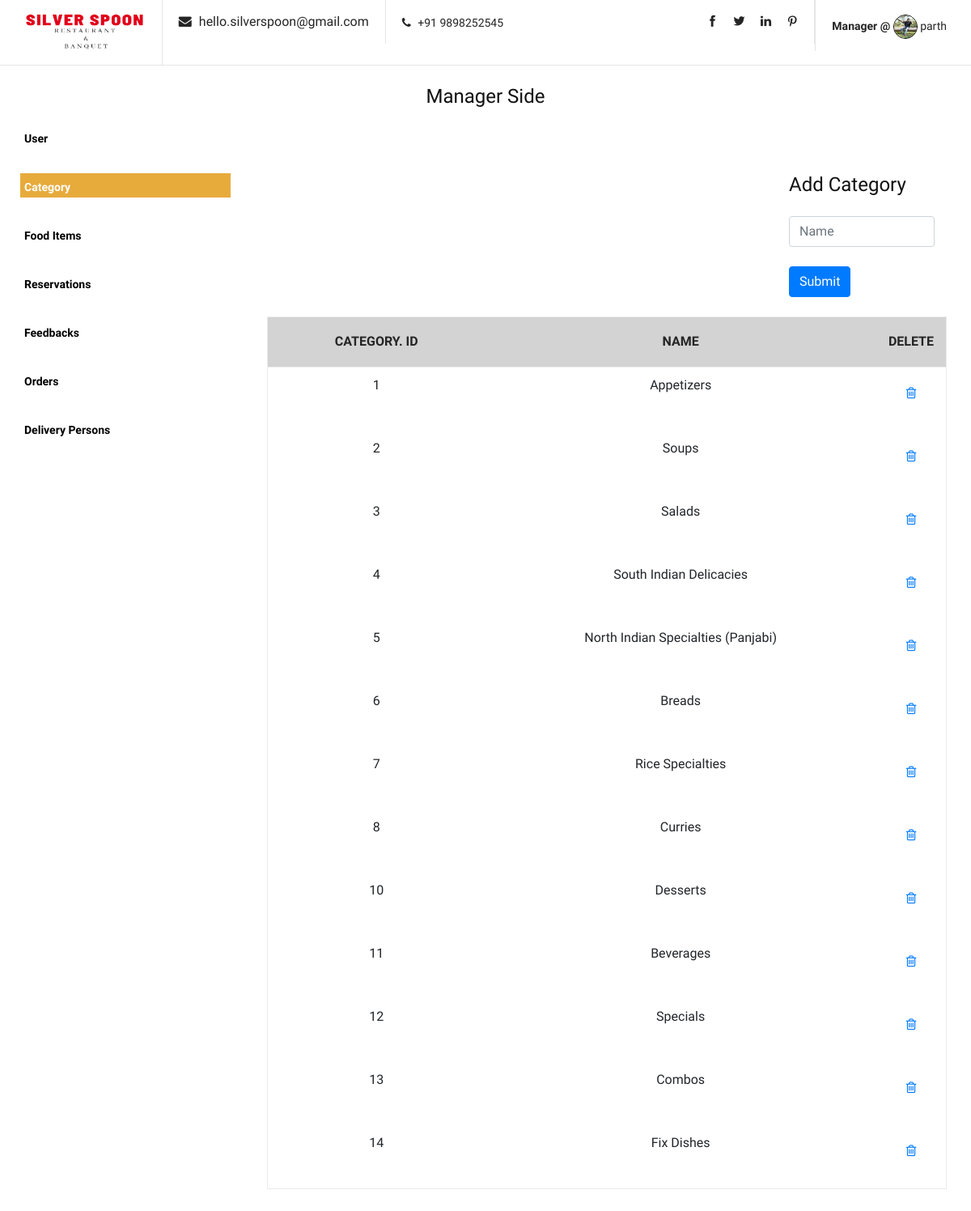
The app's page /category/ (signed in) with its own data.
### myapp/models.py (models this page shows, shortened)
class Category(models.Model):
    name = models.CharField(max_length=100)

### myapp/views.py (the view)
# urls.py: path('category/',views.category,name='category'),
def category(request):
	category = Category.objects.all()
	if request.method == 'POST':
		Category.objects.create(
				name=request.POST['name'],
			)
		return redirect('category')
	return render(request, 'manager/category.html',{'category':category})

### myapp/templates/manager/category.html (shortened to what this page needs)
{% extends 'manager/base.html' %}
{% block content %}
<section class="shopping-cart spad">
    <div class="container">
        <div class="row">
            <div class="col-lg-12">
                <div class="cart-table">
                    <div class="float-right col-lg-3">
                        <h4>Add Category</h4><br>
                        <form name="category" method="post" action="{% url 'category' %}" enctype="multipart/form-data">
                                <input class="form-control" type="text" placeholder="Name" name="name"><br>
                                <button class="btn btn-primary" type="submit">Submit</button><br><br>
                        </form>
                    </div>
                    <table>
                        <thead>
                            <tr style="background-color: lightgray">
                                <th>Category. ID</th>
                                <th>Name</th>
                                <th>DELETE</th>
                            </tr>
                        </thead>
                        <tbody>
                            {% if category %}
                            {% for category in category %}
                            <tr>
                                <td>{{ category.id }}</td>
                                <td>{{ category.name }}</td>
                                <td class="close-td first-row"><a href="{% url 'delete_category' pk=category.pk %}"><i class="fa fa-trash-o"></i></a></td>
                            </tr>
                            {% endfor %}
                            {% else %}
                            <b><h4>Category Not FOund.</b></h4><br>
                        {% endif %}
                        </tbody>
                    </table>
                </div>
            </div>
        </div>
    </div>
</section>
    {% endblock %}

### myapp/static/css/style.css (style rules this page uses)
html, body { height: 100%; font-family: "Muli", sans-serif; -webkit-font-smoothing: antialiased; font-smoothing: antialiased; background-color: var(--bg-color); }
h1, h2, h3, h4, h5, h6 { margin: 0; color: #111111; font-weight: 400; font-family: "Muli", sans-serif; }
h4 { font-size: 24px; }
.spad { padding-top: 100px; padding-bottom: 100px; }
.shopping-cart { padding-top: 80px; padding-bottom: 60px; }
.cart-table { margin-bottom: 40px; }
.cart-table table { width: 100%; min-width: 480px; border: 1px solid #ebebeb; }
.cart-table table tr th { font-size: 16px; color: #252525; font-weight: 700; border-bottom: 1px solid #ebebeb; text-align: center; padding: 18px 15px 19px; text-transform: uppercase; }
.cart-table table tr td { text-align: center; padding-bottom: 34px; }
.cart-table table tr td.first-row { padding-top: 20px; }
.cart-table table tr td.close-td { font-size: 16px; color: #252525; width: 8%; }
.cart-table table tr td.close-td i { cursor: pointer; }
@media only screen and (min-width: 1200px) { .container { max-width: 1170px; } }

### records on screen
Category: id "1", name "Appetizers"
Category: id "2", name "Soups"
Category: id "3", name "Salads"
Category: id "4", name "South Indian Delicacies"
Category: id "5", name "North Indian Specialties (Panjabi)"
Category: id "6", name "Breads"
Category: id "7", name "Rice Specialties"
Category: id "8", name "Curries"
Category: id "10", name "Desserts"
Category: id "11", name "Beverages"
Category: id "12", name "Specials"
Category: id "13", name "Combos"
Category: id "14", name "Fix Dishes"

### other values on screen
{{ request.session.fname }} "parth"
